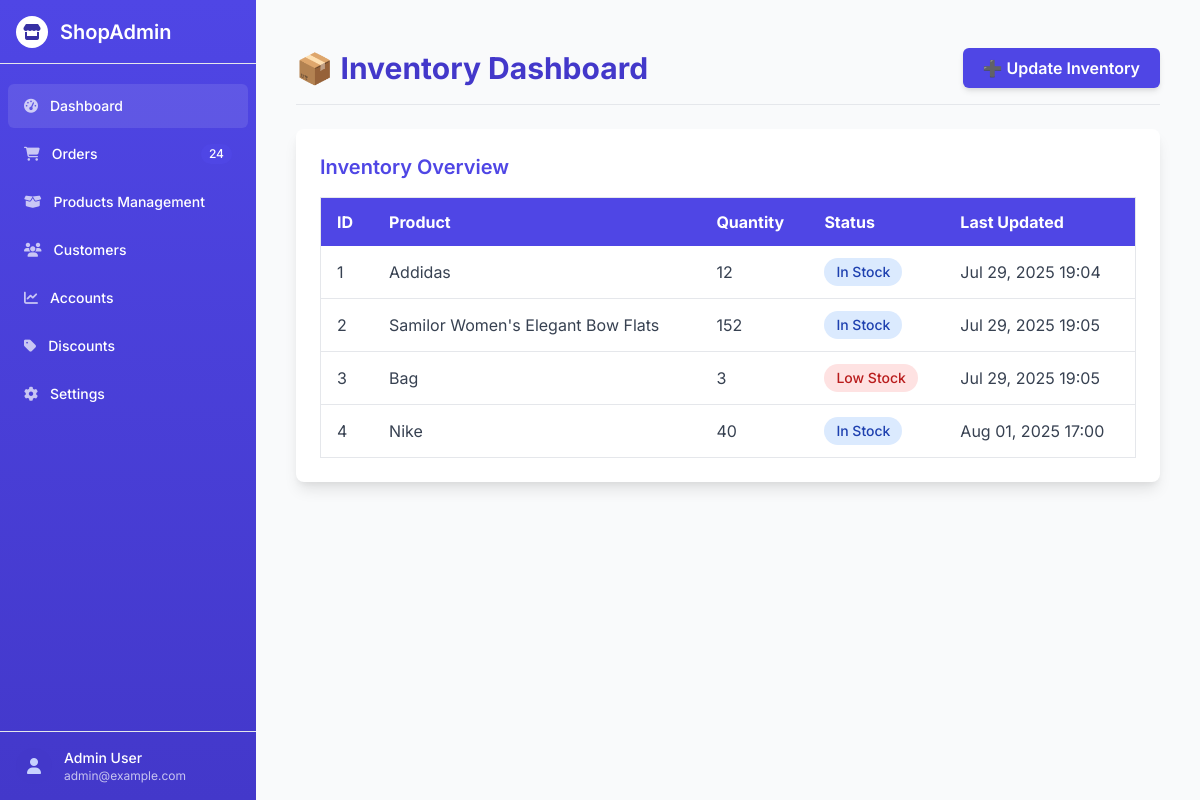
/inventory/, run on an earlier commit of the app's database.
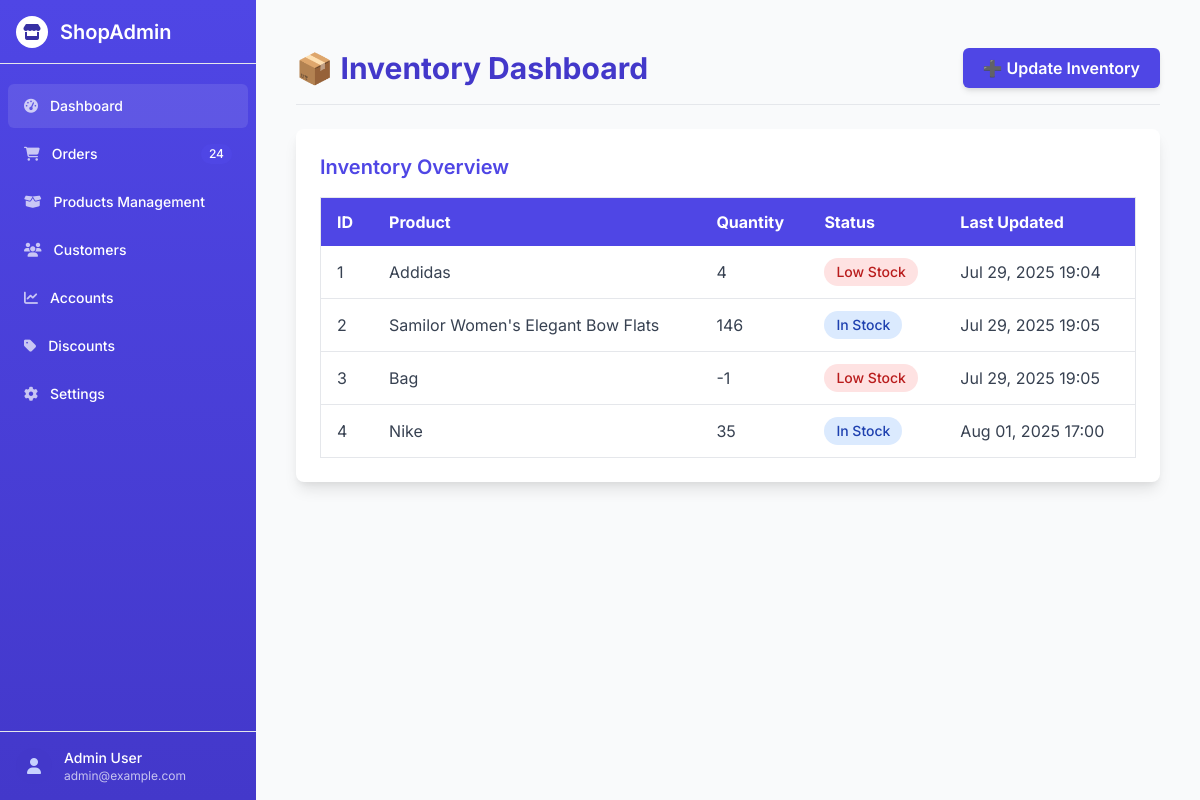
And on a later commit of the database.
### InventoryLog/models.py (models this page shows)
class InventoryLog(models.Model):
    Product = models.ForeignKey(Product, on_delete=models.CASCADE)
    quantity = models.IntegerField(null = False)
    remarks = models.TextField(blank=True, null=True)
    created_at = models.DateTimeField(auto_now_add=True)
    class Meta:
        ordering = ['created_at']

### store/models.py (models this page shows)
class Product (models.Model):
    category = models.ForeignKey(Category, on_delete=models.CASCADE)
    name = models.CharField(max_length = 100)
    slug = models.SlugField(max_length = 100)
    description = models.TextField()
    price = models.DecimalField(max_digits=10, decimal_places=2)
    image = models.ImageField(upload_to = 'products/')

### InventoryLog/views.py (the view)
# urls.py: path('', views.inventory_home, name='inventory_home'),
def inventory_home (request):
    all_inventory = InventoryLog.objects.all()
    context = {'inventoryLogs': all_inventory}
    return render(request,'inventory/inventory_home.html',context)

### store/context_processors.py (called while the page is built, shortened)
def cart_data(request):
    cart = request.session.get('cart', {})
    cart_item_count = 0
    cart_items = []
    total_amount = 0
    return {
        'cart_items': cart_items,
        'total_amount': total_amount,
        'cart_item_count': cart_item_count,
    }

### templates/inventory/inventory_home.html (shortened to what this page needs)
{% extends 'orders/base.html' %}
{% load static %}
{% block content %}
<div class="container mx-auto px-4 py-6">
    <div class="flex justify-between items-center mb-6 border-b pb-4">
        <h1 class="text-3xl font-bold text-indigo-700">📦 Inventory Dashboard</h1>
        <button id="open-update-modal"
                class="bg-indigo-600 hover:bg-indigo-700 text-white font-semibold px-5 py-2 rounded-md shadow-md transition">
            ➕ Update Inventory
        </button>
    </div>
    <div class="bg-white shadow-lg rounded-lg p-6">
        <h2 class="text-xl font-semibold text-indigo-600 mb-4">Inventory Overview</h2>
        <div class="overflow-x-auto">
            <table class="min-w-full table-auto border border-gray-200">
                <thead>
                    <tr class="bg-indigo-600 text-white">
                        <th class="px-4 py-3 text-left">ID</th>
                        <th class="px-4 py-3 text-left">Product</th>
                        <th class="px-4 py-3 text-left">Quantity</th>
                        <th class="px-4 py-3 text-left">Status</th>
                        <th class="px-4 py-3 text-left">Last Updated</th>
                    </tr>
                </thead>
                <tbody class="text-gray-700">
                    {% for log in inventoryLogs %}
                    <tr class="hover:bg-indigo-50 border-b">
                        <td class="px-4 py-3">{{ log.id }}</td>
                        <td class="px-4 py-3">{{ log.Product.name }}</td>
                        <td class="px-4 py-3">{{ log.quantity }}</td>
                        <td class="px-4 py-3">
                            <span class="inline-block px-3 py-1 text-sm font-medium rounded-full
                                         {% if log.quantity > 10 %}
                                             bg-blue-100 text-blue-800
                                         {% else %}
                                             bg-red-100 text-red-700
                                         {% endif %}">
                                {% if log.quantity > 10 %}In Stock{% else %}Low Stock{% endif %}
                            </span>
                        </td>
                        <td class="px-4 py-3">{{ log.created_at|date:"M d, Y H:i" }}</td>
                    </tr>
                    {% endfor %}
                </tbody>
            </table>
        </div>
    </div>
</div>
{% endblock %}

What changed in the data, as far as the page shows it:
changed InventoryLog "Jul 29, 2025 19:04": quantity "12" → "4"; quantity "In Stock" → "Low Stock"
changed InventoryLog "Samilor Women's Elegant Bow Flats": quantity "152" → "146"
changed InventoryLog "Bag": quantity "3" → "-1"
changed InventoryLog "Aug 01, 2025 17:00": quantity "40" → "35"
